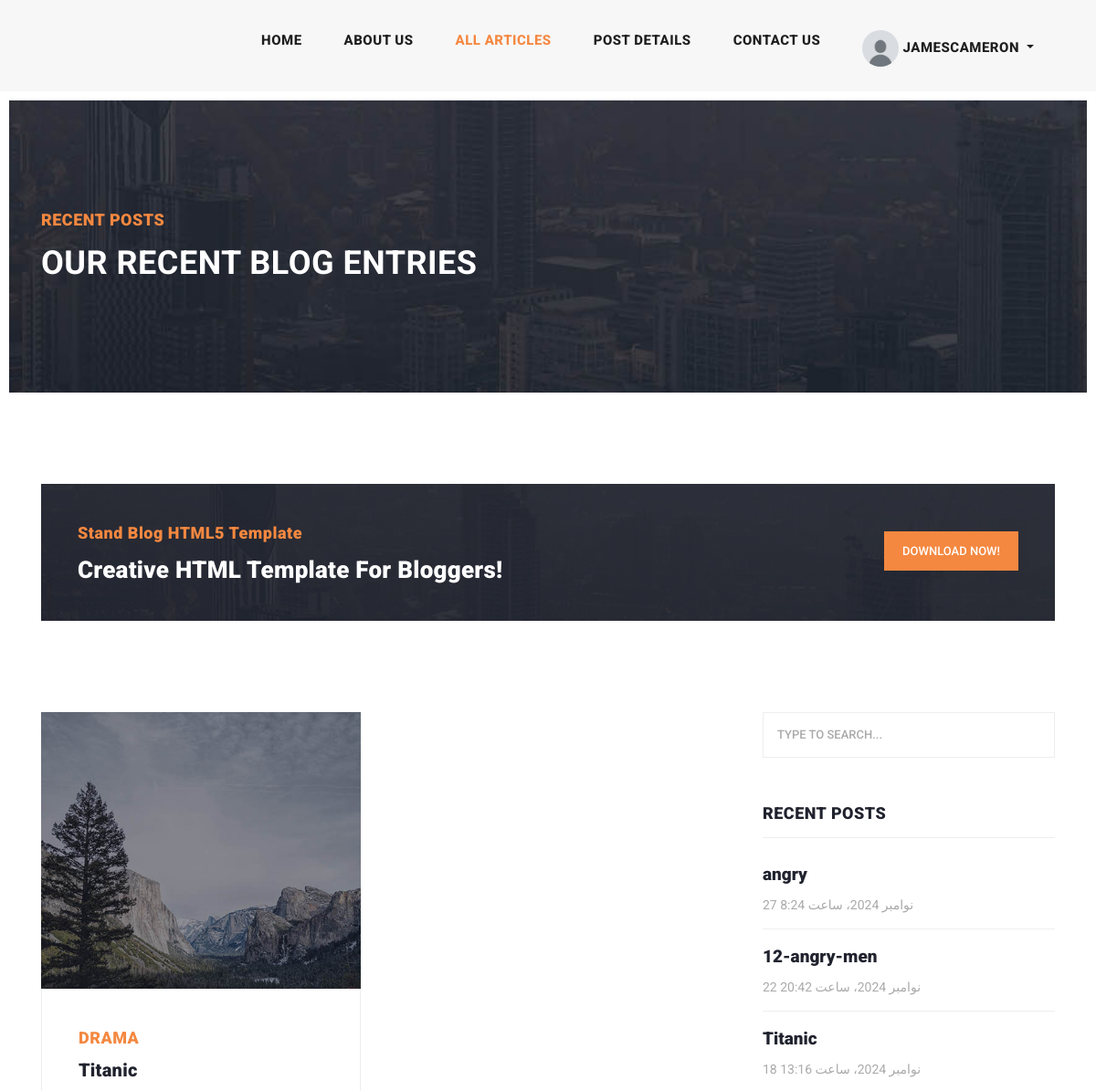
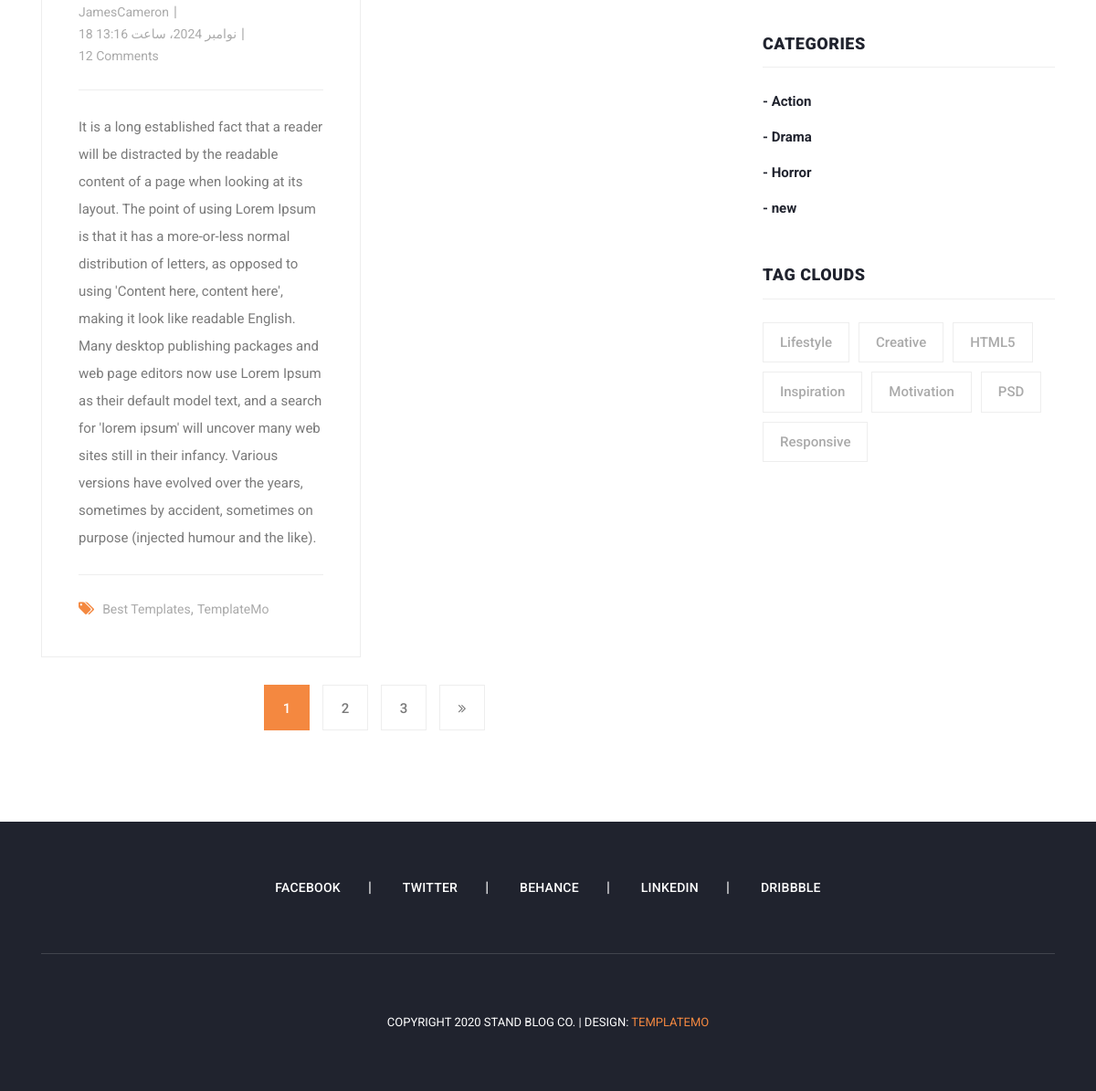
/articles/list (signed in), run on the app's committed database (2 pictures, top to bottom).
### blog/models.py (models this page shows, shortened)
class Article(models.Model):
    CHOICES = (
        ('A','PYTHON'),
        ('B','DJANGO')
    )
    author = models.ForeignKey(User, on_delete=models.CASCADE)
    category = models.ManyToManyField(Category,related_name='articles')
    title = models.CharField(max_length=70,help_text='enter title',unique=True)
    body = models.TextField()
    image = models.ImageField(upload_to='images/articles',unique_for_date='pop_date')
    created = models.DateTimeField(auto_now_add=True)
    updated = models.DateTimeField(auto_now=True)
    pop_date = models.DateField(default=timezone.now())
    floatfield = models.FloatField(default=0)
    myfile = models.FileField(null=True,upload_to='files/articles')
    status = models.BooleanField(default=False)
    objects = models.Manager()
    custom = ArticleManager()
    slug = models.SlugField(unique=True,null=True,blank=True)
    pub_date = models.DateField(default=timezone.now())
    class Meta:
        ordering = ['-updated',]
        verbose_name = 'post'

class Category(models.Model):
    name = models.CharField(max_length=50,verbose_name="عنوان")
    created = models.DateTimeField(auto_now_add=True)
    slug = models.SlugField(unique=True,null=False,default='')
    def __str__(self):
        return self.name
    class Meta:
        verbose_name = 'دسته بندی '

### blog/views.py (the view)
# urls.py: path('list', views.ArticleListView.as_view(), name='list'),
class ArticleListView(ListView):
    queryset = Article.objects.all()
    template_name = 'blog/article_list.html'
    def get(self, request):
        articles = self.queryset
        paginator = Paginator(articles, 1)
        page = request.GET.get('page')
        object_list = paginator.get_page(page)
        return render(request, self.template_name, context={'articles': object_list})

### context_processors/context_processors.py (called while the page is built)
def recent_articles(request):
    from blog.models import Article, Category
    recent_articles = Article.objects.order_by('-created')
    categories = Category.objects.all()
    return  {'recent_articles': recent_articles,'categories': categories}

### blog/templates/blog/article_list.html (shortened to what this page needs)
{% extends "base.html" %}
{% load static %}
{% block content %}
    <div class="heading-page header-text">
        <section class="page-heading">
            <div class="container">
                <div class="row">
                    <div class="col-lg-12">
                        <div class="text-content">
                            <h4>Recent Posts</h4>
                            <h2>Our Recent Blog Entries</h2>
                        </div>
                    </div>
                </div>
            </div>
        </section>
    </div>
    <section class="call-to-action">
        <div class="container">
            <div class="row">
                <div class="col-lg-12">
                    <div class="main-content">
                        <div class="row">
                            <div class="col-lg-8">
                                <span>Stand Blog HTML5 Template</span>
                                <h4>Creative HTML Template For Bloggers!</h4>
                            </div>
                            <div class="col-lg-4">
                                <div class="main-button">
                                    <a href="https://templatemo.com/tm-551-stand-blog" target="_parent">Download
                                        Now!</a>
                                </div>
                            </div>
                        </div>
                    </div>
                </div>
            </div>
        </div>
    </section>
    <section class="blog-posts grid-system">
        <div class="container">
            <div class="row">
                <div class="col-lg-8">
                    <div class="all-blog-posts">
                        <div class="row">
                            {% for article in articles %}
                                <div class="col-lg-6">
                                    <div class="blog-post">
                                        <div class="blog-thumb">
                                            <img src={{ article.image.url }} alt="">
                                        </div>
                                        <div class="down-content">
                                            <span>{{ article.category.all.first }}</span>
                                            <a href="post-details.html"><h4>{{ article.title }}</h4></a>
                                            <ul class="post-info">
                                                <li><a href="#">{{ article.author }}</a></li>
                                                <li><a href="#">{{ article.created }}</a></li>
                                                <li><a href="#">12 Comments</a></li>
                                            </ul>
                                            <p>{{ article.body }}</p>
                                            <div class="post-options">
                                                <div class="row">
                                                    <div class="col-lg-12">
                                                        <ul class="post-tags">
                                                            <li><i class="fa fa-tags"></i></li>
                                                            <li><a href="#">Best Templates</a>,</li>
                                                            <li><a href="#">TemplateMo</a></li>
                                                        </ul>
                                                    </div>
                                                </div>
                                            </div>
                                        </div>
                                    </div>
                                </div>
                            {% endfor %}
                            <div class="col-lg-12">
                                {% if articles.has_other_pages %}
                                    <ul class="page-numbers">
                                        {% for i in articles.paginator.page_range %}
                                            {% if articles.number == i %}
                                                <li class="active"><a href="?page={{ i }}{% if request.GET.q %}&q={{ request.GET.q }}{% endif %}">{{ i }}</a></li>
                                            {% else %}
                                                <li><a href="?page={{ i }}{% if request.GET.q %}&q={{ request.GET.q }}{% endif %}">{{ i }}</a></li>
                                            {% endif %}
                                        {% endfor %}
                                        {% if articles.has_next %}
                                        <li><a href="?page={{ articles.next_page_number }}{% if request.GET.q %}&q={{ request.GET.q }}{% endif %}"><i class="fa fa-angle-double-right"></i></a></li>
                                        {% endif %}
                                    </ul>
                                {% endif %}
                            </div>
                        </div>
                    </div>
                </div>
                {% include 'includes/sidebar.html' %}
            </div>
        </div>
    </section>
{% endblock %}

### templates/includes/header.html (shortened to what this page needs)
{% load static %}
<header class="">
    <nav class="navbar navbar-expand-lg">
        <div class="container">
            <div class="collapse navbar-collapse" id="navbarResponsive">
                <ul class="navbar-nav ml-auto">
                    <li class="nav-item {% if request.resolver_match.url_name == 'home' %}active{% endif %}">
                        <a class="nav-link" href="{% url 'home:home' %}">HOME</a>
                    </li>
                    <li class="nav-item">
                        <a class="nav-link" href="about.html">ABOUT US</a>
                    </li>
                    <li class="nav-item {% if request.resolver_match.url_name == 'list' %}active{% endif %}">
                        <a class="nav-link" href="{% url 'blog:list' %}">All ARTICLES</a>
                    </li>
                    <li class="nav-item {% if request.resolver_match.url_name == "article_detail" %}active{% endif %}">
                        <a class="nav-link" href="post-details.html">POST DETAILS</a>
                    </li>
                    <li class="nav-item">
                        <a class="nav-link" href="{% url 'blog:contact' %}">CONTACT US</a>
                    </li>
                    <li class="nav-item dropdown">
                        {% if request.user.is_authenticated %}
                            <a class="nav-link dropdown-toggle" href="#" id="userDropdown" role="button"
                               data-toggle="dropdown" aria-haspopup="true" aria-expanded="false">
                                {% if request.user.profile.image %}
                                    <img src="{{ user.profile.image.url }}" width="40" height="40"
                                         class="rounded-circle" alt="User Image">
                                {% else %}
                                    <img src="{% static 'images/profile.png' %}" width="40" height="40"
                                         class="rounded-circle" alt="Default Profile">
                                {% endif %}
                                {{ request.user.first_name|default:request.user.username }}
                            </a>
                        {% else %}
                            <a class="nav-link" href="{% url 'account:login' %}">Login</a>
                        {% endif %}
                    </li>
                </ul>
            </div>
        </div>
    </nav>
</header>

### templates/includes/sidebar.html
{% load static %}
<div class="col-lg-4">
    <div class="sidebar">
        <div class="row">
            <div class="col-lg-12">
                <div class="sidebar-item search">
                    <form id="search_form" name="gs" method="GET" action="{% url 'blog:search' %}">
                        <input type="text" name="q" class="searchText" placeholder="type to search..."
                               autocomplete="on">
                    </form>
                </div>
            </div>
            <div class="col-lg-12">
                <div class="sidebar-item recent-posts">
                    <div class="sidebar-heading">
                        <h2>Recent Posts</h2>
                    </div>
                    <div class="content">
                        <ul>
                            {% for article in recent_articles %}
                                <li><a href="{% url 'blog:article_detail' article.slug %}">
                                    <h5>{{ article.title }}</h5>
                                    <span>{{ article.created }}</span>
                                </a></li>
                            {% endfor %}
                        </ul>
                    </div>
                </div>
            </div>
            <div class="col-lg-12">
                <div class="sidebar-item categories">
                    <div class="sidebar-heading">
                        <h2>Categories</h2>
                    </div>
                    <div class="content">
                        <ul>
                            {% for cat in categories %}
                                <li><a href="{% url 'blog:category_list' cat.slug %}">- {{ cat.name }} </a></li>
                            {% endfor %}
                        </ul>
                    </div>
                </div>
            </div>
            <div class="col-lg-12">
                <div class="sidebar-item tags">
                    <div class="sidebar-heading">
                        <h2>Tag Clouds</h2>
                    </div>
                    <div class="content">
                        <ul>
                            <li><a href="#">Lifestyle</a></li>
                            <li><a href="#">Creative</a></li>
                            <li><a href="#">HTML5</a></li>
                            <li><a href="#">Inspiration</a></li>
                            <li><a href="#">Motivation</a></li>
                            <li><a href="#">PSD</a></li>
                            <li><a href="#">Responsive</a></li>
                        </ul>
                    </div>
                </div>
            </div>
        </div>
    </div>
</div>

### data on the page
Article: image (picture), category.all.first "DRAMA", title "Titanic", author "JamesCameron", created "18 نوامبر 2024، ساعت 13:16", body "It is a long established fact that a reader will be distracted by the readable content of a page when looking at its layout. The point of using Lorem Ipsum is that it has a more-or-less normal distribution of letters, as opposed to using 'Content here, content here', making it look like readable English. Many desktop publishing packages and web page editors now use Lorem Ipsum as their default model text, and a search for 'lorem ipsum' will uncover many web sites still in their infancy. Various versions have evolved over the years, sometimes by accident, sometimes on purpose (injected humour and the like)."
Article: title "angry", created "27 نوامبر 2024، ساعت 8:24"
Article: title "12-angry-men", created "22 نوامبر 2024، ساعت 20:42"
Category: name "Action"
Category: name "Drama"
Category: name "Horror"
Category: name "new"

### other printed values
{{ request.user.first_name|default:request.user.username }} "JAMESCAMERON"
{{ i }} "1"
{{ i }} "2" "3"
